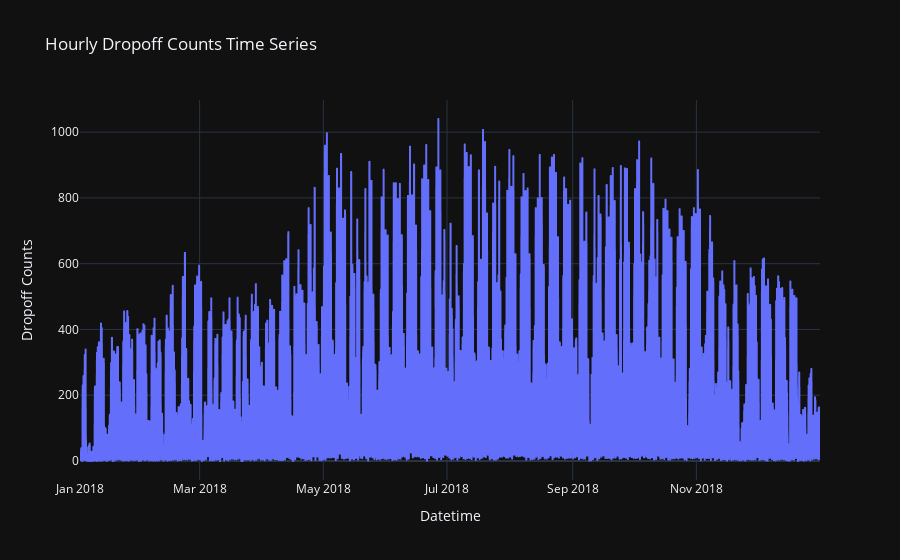

The notebook cell this image was saved under:
### Code cell
import plotly.express as px

fig = px.line(hourly_dropoff, x=hourly_dropoff.index, y='dropoff_counts', title='Hourly Dropoff Counts Time Series')

# Customize the layout if needed
fig.update_layout(
    xaxis_title='Datetime',
    yaxis_title='Dropoff Counts',
    hovermode='x',  # Show hover information for all traces at the same x position
    template='plotly_dark'  # You can choose different templates, like 'plotly' or 'ggplot2'
)

# Show the plot
fig.show()

### Figure 1 — Plotly figure (JSON) as saved in the notebook; plotly's stock layout.template omitted (floating-point values rounded to 4 significant figures; data arrays with more than 128 entries replaced by an {"elided": "..."} marker saying what was removed)
{"data": [{"hovertemplate": "stoptime=%{x}<br>dropoff_counts=%{y}<extra></extra>", "legendgroup": "", "line": {"color": "#636efa", "dash": "solid"}, "marker": {"symbol": "circle"}, "mode": "lines", "name": "", "showlegend": false, "type": "scattergl", "x": {"elided": "8760 str values"}, "xaxis": "x", "y": {"elided": "8760 int values"}, "yaxis": "y"}], "layout": {"hovermode": "x", "legend": {"tracegroupgap": 0}, "title": {"text": "Hourly Dropoff Counts Time Series"}, "xaxis": {"anchor": "y", "domain": [0, 1], "title": {"text": "Datetime"}}, "yaxis": {"anchor": "x", "domain": [0, 1], "title": {"text": "Dropoff Counts"}}}}
